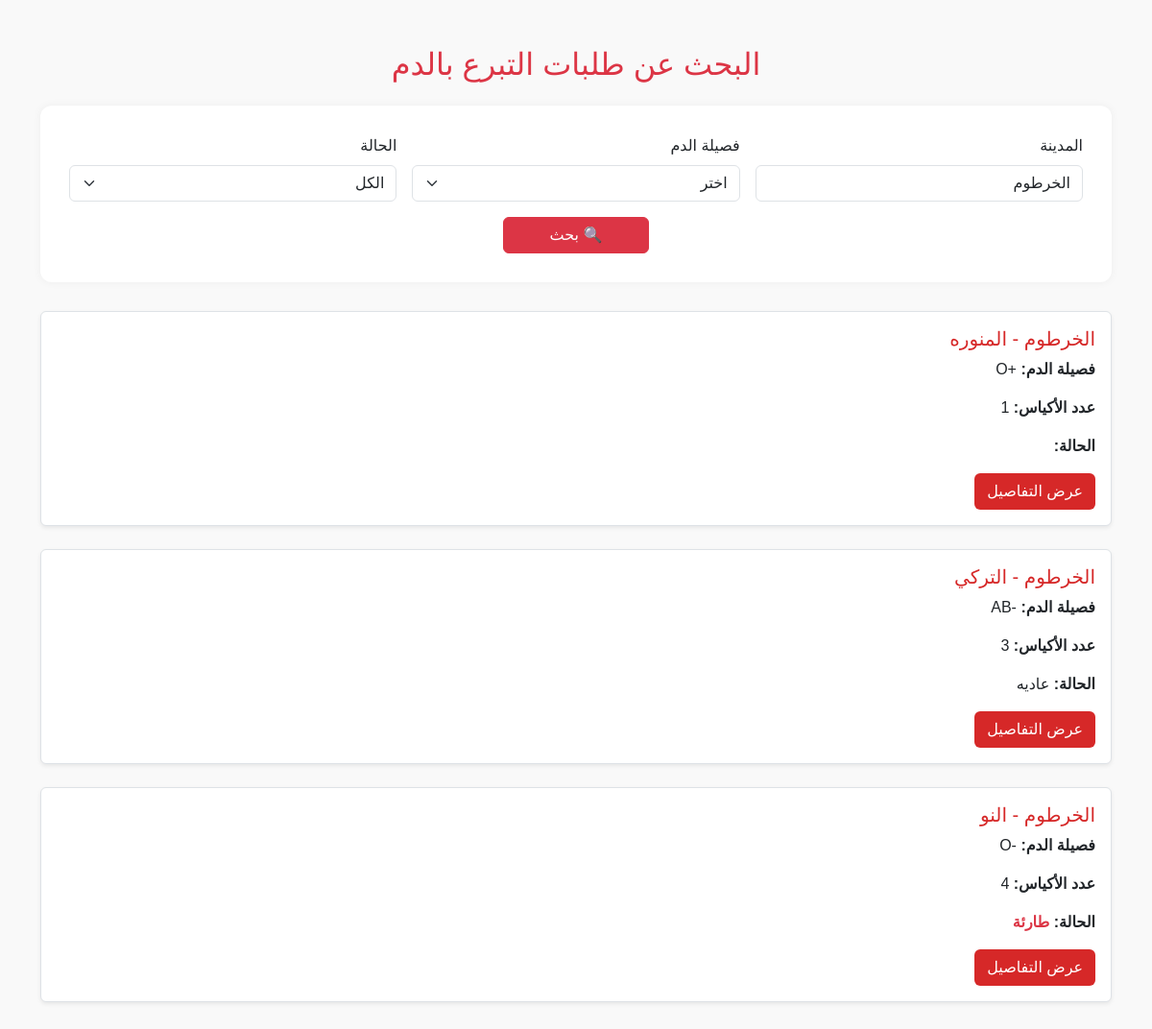
The app's page /Templates/Pages/search_request.php?city=الخرطوم with its own data.
### tables this page shows
CREATE TABLE `blood_requests` (
  `id` int(11) NOT NULL,
  `hospital_name` varchar(100) DEFAULT NULL,
  `city` varchar(100) DEFAULT NULL,
  `blood_type` varchar(5) DEFAULT NULL,
  `bags` int(11) DEFAULT NULL,
  `contact_number` varchar(15) DEFAULT NULL,
  `notes` text DEFAULT NULL,
  `urgency` varchar(255) NOT NULL,
  `request_date` timestamp NULL DEFAULT current_timestamp(),
  `Create_by` varchar(255) NOT NULL DEFAULT 'Anamosa '
);

### Templates/Pages/search_request.php (the view, shortened to what this page needs)
<?php
require_once '../../Core/db.php';
$city = $_GET['city'] ?? '';
$query = "SELECT * FROM blood_requests WHERE 1=1";
$params = [];
$types = "";
if (!empty($city)) {
    $query .= " AND city LIKE ?";
    $params[] = "%$city%";
    $types .= "s";
}
$stmt = $conn->prepare($query);
if ($params) {
    $stmt->bind_param($types, ...$params);
}
$stmt->execute();
$result = $stmt->get_result();
?>
<!DOCTYPE html>
<html lang="ar" dir="rtl">
    <head>
        <link href="https://cdn.jsdelivr.net/npm/bootstrap@5.3.0/dist/css/bootstrap.rtl.min.css" rel="stylesheet">
        <link rel="stylesheet" href="../../Static/css/search_request.css">
    </head>
    <body>
        <div class="container py-5">
            <h2 class="mb-4 text-center text-danger">البحث عن طلبات التبرع بالدم</h2>
            <div class="search-box">
                <form method="GET">
                    <div class="row g-3">
                        <div class="col-md-4">
                            <label class="form-label">المدينة</label>
                            <input type="text" name="city" class="form-control" value="<?= htmlspecialchars($city) ?>"
                                placeholder="مثل: الخرطوم">
                        </div>
                        <div class="col-md-4">
                            <label class="form-label">فصيلة الدم</label>
                            <select name="blood_type" class="form-select">
                                <option value="">اختر</option>
                            </select>
                        </div>
                        <div class="col-md-4">
                            <label class="form-label">الحالة</label>
                            <select name="status" class="form-select">
                                <option value="">الكل</option>
                            </select>
                        </div>
                        <div class="col-12 text-center mt-3">
                            <button type="submit" class="btn btn-danger px-5">🔍 بحث</button>
                        </div>
                    </div>
                </form>
            </div>
            <?php while ($row = $result->fetch_assoc()): ?>
            <div class="result-card mt-4 p-3 border rounded shadow-sm">
                <h5><?= htmlspecialchars($row['city']) ?> - <?= htmlspecialchars($row['hospital_name']) ?></h5>
                <p><strong>فصيلة الدم:</strong> <?= htmlspecialchars($row['blood_type']) ?></p>
                <p><strong>عدد الأكياس:</strong> <?= htmlspecialchars($row['bags']) ?></p>
                <p><strong>الحالة:</strong>
                    <span class="<?= $row['urgency'] === 'طارئة' ? 'text-danger fw-bold' : '' ?>">
                        <?= htmlspecialchars($row['urgency']) ?>
                    </span>
                </p>
                <a href="details_request.php?id=<?= $row['id'] ?>" class="btn btn-details">عرض التفاصيل</a>
            </div>
            <?php endwhile; ?>
        </div>
    </body>
</html>

### Static/css/search_request.css (style rules this page uses)
body { background-color: #f9f9f9; font-family: 'Cairo', sans-serif; }
.search-box { background-color: white; border-radius: 12px; box-shadow: 0 0 10px rgba(0, 0, 0, 0.05); padding: 30px; margin-bottom: 30px; }
.result-card { background-color: white; border: 1px solid #eee; border-radius: 10px; padding: 20px; margin-bottom: 20px; box-shadow: 0 0 5px rgba(0, 0, 0, 0.03); }
.result-card h5 { color: #d62828; }
.btn-details { background-color: #d62828; color: white; }

### records on screen
blood_requests: city "الخرطوم", hospital_name "المنوره", blood_type "+O", bags "1"
blood_requests: city "الخرطوم", hospital_name "التركي", blood_type "-AB", bags "3", urgency "عاديه"
blood_requests: city "الخرطوم", hospital_name "النو", blood_type "-O", bags "4", urgency "طارئة"
